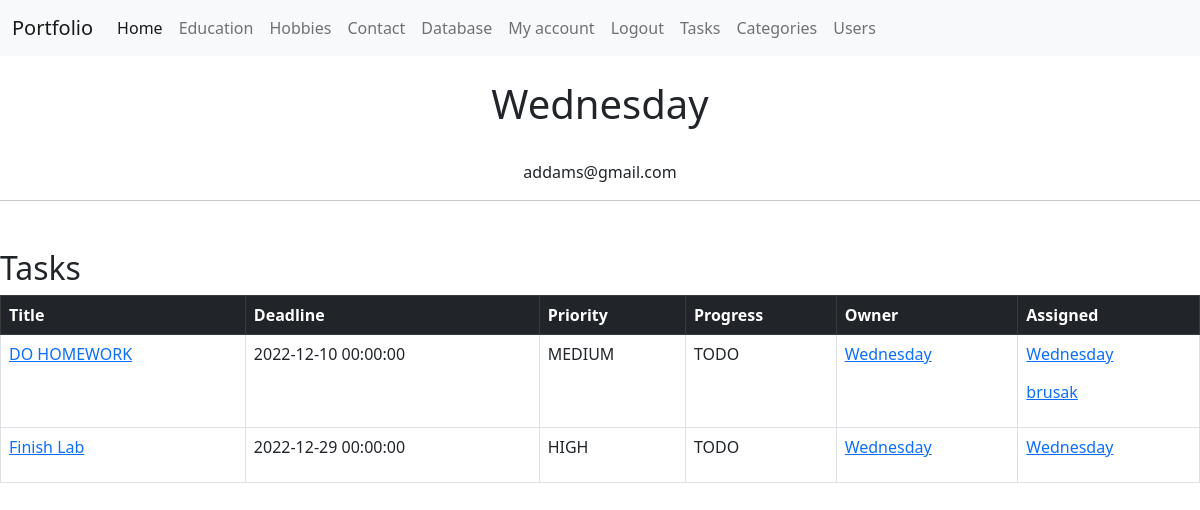
The page /user/profile/2 (signed in) on the database as committed earlier.
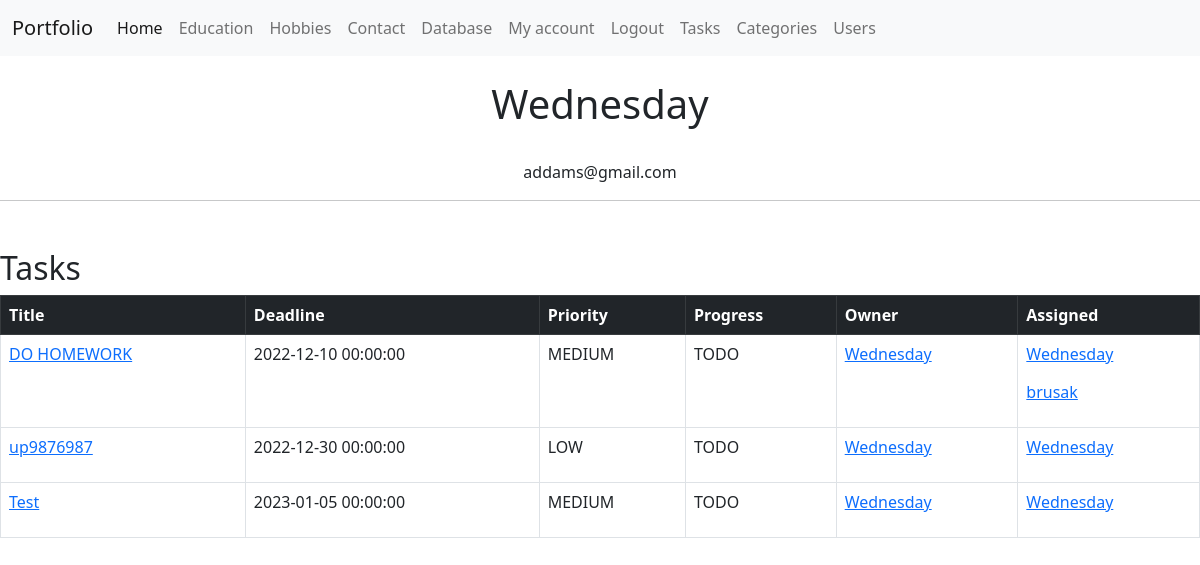
The same page on the database as committed later.
### app/to_do/models.py (models this page shows, shortened)
class Task(db.Model):
    id = db.Column(db.Integer, primary_key=True, autoincrement=True)
    title = db.Column(db.String(120), nullable=False)
    description = db.Column(db.String(2000), nullable=True)
    created = db.Column(db.DateTime, default=datetime.now())
    modified = db.Column(db.DateTime, default=datetime.now, onupdate=datetime.now)
    deadline = db.Column(db.DateTime)
    priority = db.Column(db.Enum(Priority, values_callable=lambda x: [str(member.value) for member in Priority]))
    progress = db.Column(db.Enum(Progress, values_callable=lambda x: [str(member.value) for member in Progress]))
    owner_id = db.Column(db.Integer, db.ForeignKey('user.id'), nullable=False)
    category_id = db.Column(db.Integer, db.ForeignKey('category.id'))
    users = db.relationship('User', secondary=task_user, backref=db.backref('tasks', lazy='dynamic'), lazy='dynamic')
    comments = db.relationship('Comment', backref='tasks', lazy='dynamic')

### app/account/models.py (models this page shows, shortened)
class User(db.Model, UserMixin) :
    id = db.Column(db.Integer, primary_key=True)
    username = db.Column(db.String(20), unique=True, nullable=False)
    email = db.Column(db.String(120), unique=True, nullable=False)
    image_file = db.Column(db.String(20), nullable=False, default='default.jpg')
    about_me = db.Column(db.String(120), nullable=True)
    last_seen = db.Column(db.DateTime, default=now())
    password = db.Column(db.String(60), nullable=False)
    tasks_owned = db.relationship('Task', backref='owner', lazy='dynamic')
    comments = db.relationship('Comment', backref='users', lazy='dynamic')
    @property
    def password_hash(self):
        raise AttributeError('Is not readable')

### app/to_do/views.py (the view)
@to_do_bp.route('/user/profile/<int:user_id>')
@login_required
def user_profile(user_id):
    user_info = User.query.filter_by(id=user_id).first()
    task_list = user_info.tasks
    return render_template('user.html', user_info=user_info, task_list=task_list)

### app/account/models.py (called while the page is built)
@login_manager.user_loader
def user_loader(user_id):
    return User.query.get(int(user_id))

### app/to_do/templates/to_do/user.html (shortened to what this page needs)
{% extends 'layout.html' %}
{% block name %}
<br>
<h1 class="text-center">{{ user_info.username }} </h1>
<br>
<p class="text-center">{{ user_info.email }} </p>
{% endblock %}
{% block body %}
<h2>Tasks</h2>
<table class="table table-hover table-bordered">
  <thead class="table-dark">
    <tr>
      <th scope="col">Title</th>
      <th scope="col">Deadline</th>
      <th scope="col">Priority</th>
      <th scope="col">Progress</th>
      <th scope="col">Owner</th>
      <th scope="col">Assigned</th>
    </tr>
  </thead>
  <tbody>
    {% for task in task_list %}
    <tr>
      <td><a href="{{ url_for('to_do.task', id=task.id) }}">{{ task.title }}</a></td>
      <td>{{ task.deadline }}</td>
      <td>{{ task.priority.name }}</td>
      <td>{{ task.progress.name }}</td>
      <td><a href="{{ url_for('to_do.user_profile', user_id=task.owner_id) }}">{{ task.owner.username }}</a></td>
      <td>
        {% for user in task.users %}
        <p><a href="{{ url_for('to_do.user_profile', user_id=user.id) }}">{{ user.username }}</a></p>
        {% endfor %}
      </td>
    </tr>
  </tbody>
  {% endfor%}
</table>
{% endblock %}

Rows that differ between the two databases and show on the page:
changed Task: title "Finish Lab" → "up9876987"; deadline "2022-12-29 00:00:00" → "2022-12-30 00:00:00"; priority.name "HIGH" → "LOW"
added Task: title "Test", deadline "2023-01-05 00:00:00", priority.name "MEDIUM", progress.name "TODO", owner.username "Wednesday", User (username "Wednesday")
